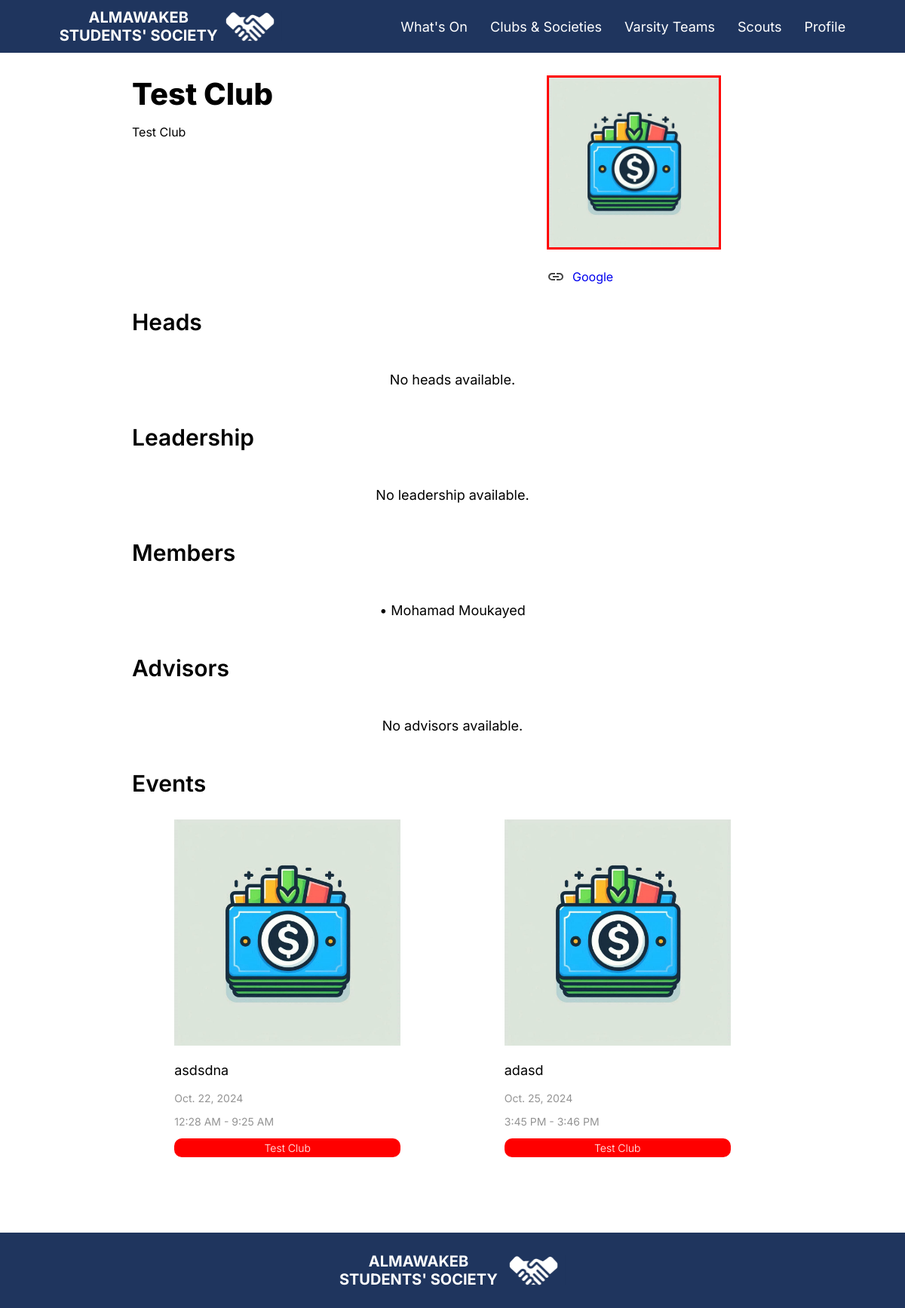
Page /Club/Detail/3/ (signed in) on the committed database.
### mainapp/models.py (models this page shows, shortened)
class Club(models.Model):
    name = models.CharField(max_length=255)
    heads = models.ManyToManyField(User, related_name='head_clubs', blank=True)
    leadership = models.ManyToManyField(User, related_name='leadership_roles', blank=True)
    members = models.ManyToManyField(User, related_name='membership_clubs', blank=True)
    advisors = models.ManyToManyField(User, related_name='advisor_clubs', blank=True)
    events = models.ManyToManyField('Event', related_name='events', blank=True)
    type = models.CharField(choices=[('male', "Boys Only"),('female','Girls Only'), ('mixed', 'Mixed Club')], default='mixed', max_length=6)
    about = models.TextField()
    logo = models.ImageField(upload_to='clubs_logos/')
    color = models.CharField(max_length=7)  # Hex color code
    links = models.ManyToManyField(Links, related_name='club_links', blank=True)
    def __str__(self) -> str:
        return self.name

class Links(models.Model):
    name = models.CharField(max_length=10000)
    link = models.URLField()

class User(AbstractBaseUser, PermissionsMixin):
    name = models.CharField(max_length=255)
    email = models.EmailField(verbose_name="email", max_length=60, unique=True)
    is_admin = models.BooleanField(default=False)
    is_staff = models.BooleanField(default=False)
    is_active = models.BooleanField(default=True)
    associated_student = models.ForeignKey("Student",null=True, blank=True, on_delete=models.CASCADE)
    associated_faculty = models.ForeignKey("Faculty",null=True, blank=True, on_delete=models.CASCADE)
    associated_clubs = models.ManyToManyField("Club", blank=True,related_name="associated_clubs")
    associated_varsities = models.ManyToManyField("Varsity", blank=True,related_name="associated_varsity")
    objects = UserManager()
    USERNAME_FIELD = 'email'
    REQUIRED_FIELDS = ['name']

class Event(models.Model):
    GROUP_CHOICES = [
        ('ngr', 'All Year Levels'),
        ('12', 'Senior'),
        ('11', 'Junior'),
        ('10', 'Sophomore'),
        ('9', 'Freshman'),
    ]
    GRADE_CHOICES = [
        ('nosec', 'All Sections'),
        ('A', 'A'),
        ('B', 'B'),
        ('C', 'C'),
        ('D', 'D'),
        ('E', 'E'),
        ('F', 'F'),
        ('G', 'G'),
        ('H', 'H'),
        ('I', 'I'),
        ('J', 'J'),
    ]
    author = models.ForeignKey(Club, on_delete=models.CASCADE, related_name='authored_events')
    cover = models.ImageField(upload_to='event_covers/', blank=True, null=True)  # Remove default and allow blank/null
    title = models.CharField(max_length=100)
    text = models.TextField()
    summary = models.CharField(max_length=150)
    date = models.DateField()
    start_time = models.TimeField(blank=True, null=True)
    end_time = models.TimeField(blank=True, null=True)
    published_date = models.DateTimeField(null=True, blank=True)
    location = models.CharField(max_length=150, blank=True)
    color = models.ForeignKey(Club, on_delete=models.CASCADE, related_name='club_color', blank=True, null=True)
    group = models.CharField(max_length=3, choices=GROUP_CHOICES,default="ngr")
    grade = models.CharField(max_length=5, choices=GRADE_CHOICES,default="nosec")
    members_only = models.BooleanField(default=False)
    highlight = models.BooleanField(default=False)
    significant_event = models.BooleanField(default=False)
    attending_Students = models.ManyToManyField(User, related_name='attending_students', blank=True)
    confirmed_Students = models.ManyToManyField(User, related_name='confirm_students', blank=True)
    links = models.ManyToManyField(Links, related_name='events_links', blank=True)
    typeitem = "event"

### mainapp/views.py (the view)
# urls.py: path("Club/Detail/<int:club_id>/", views.Club_Detail, name="club_detail"),
def Club_Detail(request, club_id):
    club = get_object_or_404(Club, id=club_id)
    events = Event.objects.filter(author=club)
    heads = club.heads.all()
    leadership = club.leadership.all()
    members = club.members.all()
    advisors = club.advisors.all()
    links = club.links.all()
    return render(request, "club_detail.html", {
        'club': club,
        'events': events,
        'heads': heads,
        'leadership': leadership,
        'members': members,
        'advisors': advisors,
        'links': links,
    })

### templates/club_detail.html (shortened to what this page needs)
{% extends 'Base.html' %}
{% load static %}
{% block content %}
{% if user.associated_student is not None and club.type == user.associated_student.gender or user.associated_faculty is not None or user.is_superuser %}
<div>
    <div class="detailsSide">
            <div style="display: flex; justify-content: space-between; flex-direction: column; justify-content: flex-start;">
            <p class="pageTitle" style="margin: 0px;">{{ club.name }}</p>
                <div class="articleDescriptionText">
                    <p>{{ club|safe }}</p>
                </div>
            </div>
            <div class="linkcontrol">
                <img src="{{ club.logo.url }}" style="border: {{ club.color }} 3px solid;" alt="{{ club.name }} Logo" class="articleCover"><br><br>
                <div style="width: 300px; text-align: center;">
                    {% for link in links %}
                    <div style=" display: flex; align-items: center;">
                        <img src="{% static "../media/images/link.svg" %}">
                        <a class="links" href="{{link.link }}" target="_blank" style="margin-top: 0px;  margin-left: 10px">{{ link.name }}</a>
                    </div>
                    {% endfor %}
                </div>
            </div>
        </div>
        <p class="subtitle">Heads</p>
        <div class="studentGrid">
            {% for head in heads %}
            <div>
                <a href="/Student/Detail/{{head.pk}}" >
                    <img src="{{ head.associated_student.profile_picture.url }}" class="studentPFP" alt="{{ head.name }}" class="profileCover">
                    <p class="text">{{ head.name }}</p>
                </a>
            </div>
            {% empty %}
            <p class="text">No heads available.</p>
            {% endfor %}
        </div>
        <p class="subtitle">Leadership</p>
        <div class="studentGrid">
            {% for leader in leadership %}
            <div>
                <a href="/Student/Detail/{{leader.pk}}" >
                    <img src="{{ leader.associated_student.profile_picture.url }}" alt="{{ leader.name }}" class="studentPFP profileCover">
                    <p class="text">{{ leader.name }}</p>
                </a>
            </div>
            {% empty %}
            <p class="text">No leadership available.</p>
            {% endfor %}
        </div>
        <p class="subtitle">Members</p>
        <div class="studentGrid">
            {% for member in members %}
            <a href="/Student/Detail/{{member.pk}}">
                <p class="text">• {{ member.name }}</p>
            </a>
            {% empty %}
            <p class="text">No members available.</p>
            {% endfor %}
        </div>
        <p class="subtitle">Advisors</p>
        <div class="studentGrid">
            {% for advisor in advisors %}
            <a href="/Faculty/Detail/{{advisor.pk}}">
                <p class="text">• {{ advisor.name }}</p>
            </a>
            {% empty %}
            <p class="text">No advisors available.</p>
            {% endfor %}
        </div>
        <p class="subtitle">Events</p>
        <div class="grid">
            {% for event in events %}
            <div>
                <a href="{% url 'event_detail' event.id %}">
                    <img class="eventCover" src="{{ event.cover.url }}" alt="Event Cover">
                    <p class="text">{{ event.title }}</p>
                    <p class="aboutText">{{ event.date }}</p>
                    <p class="aboutText">{{ event.start_time|time:"g:i A" }} - {{ event.end_time|time:"g:i A" }}</p>
                    <div class="tagBox" style="background: {{ event.author.color }};">
                        <p class="tagText">{{ event.author.name }}</p>
                    </div>
                </a>
            </div>
            {% empty %}
            <p class="text">No events available.</p>
            {% endfor %}
        </div>
    </div>
</div>
{% endif %}
{% endblock %}

### static/CSS/base.css (style rules this page uses)
a { text-decoration: none; }
.pageTitle { color: black; font-size: 40px; font-family: Inter; font-weight: 800; margin-top: 0px; margin-bottom: 30px; }
.text { color: black; font-size: 18px; font-family: Inter; font-weight: 400; }
.subtitle { color: black; font-size: 30px; font-family: Inter; font-weight: 600; }
.aboutText { color: #949494; font-size: 14px; font-family: Inter; font-weight: 400; }
.grid { display: grid; grid-gap: 25px; justify-items: center; grid-template-columns: repeat(auto-fit, minmax(300px, 1fr)); }
.studentGrid { display: grid; grid-gap: 25px; justify-items: center; grid-template-columns: repeat(auto-fit, minmax(200px, 1fr)); }
.eventCover { width: 300px; height: 300px }
.tagBox { display: flex; height: 25px; background: #414648; border-radius: 10px; align-items: center; justify-content: center; }
.tagText { text-align: center; color: white; font-size: 14px; font-family: Inter; font-weight: 300; }
.articleCover { width: 225px; height: 225px; }
.articleDescriptionText { color: black; font-size: 16px; font-family: Inter; font-weight: 400; }
.links { font-family: Inter; margin-top: 10px; }
img { object-fit: contain; }
div { font-family: 'Inter'; }
.detailsSide { display: flex; justify-content: space-between; flex-direction: row; gap: 100px }

### rows in the picture
Club: name "Test Club", logo (picture)
Links: name "Google"
User: name "Mohamad Moukayed"
Event: cover (picture), title "asdsdna", date "Oct. 22, 2024", start_time "12:28 AM", end_time "9:25 AM", author.name "Test Club"
Event: cover (picture), title "adasd", date "Oct. 25, 2024", start_time "3:45 PM", end_time "3:46 PM", author.name "Test Club"
